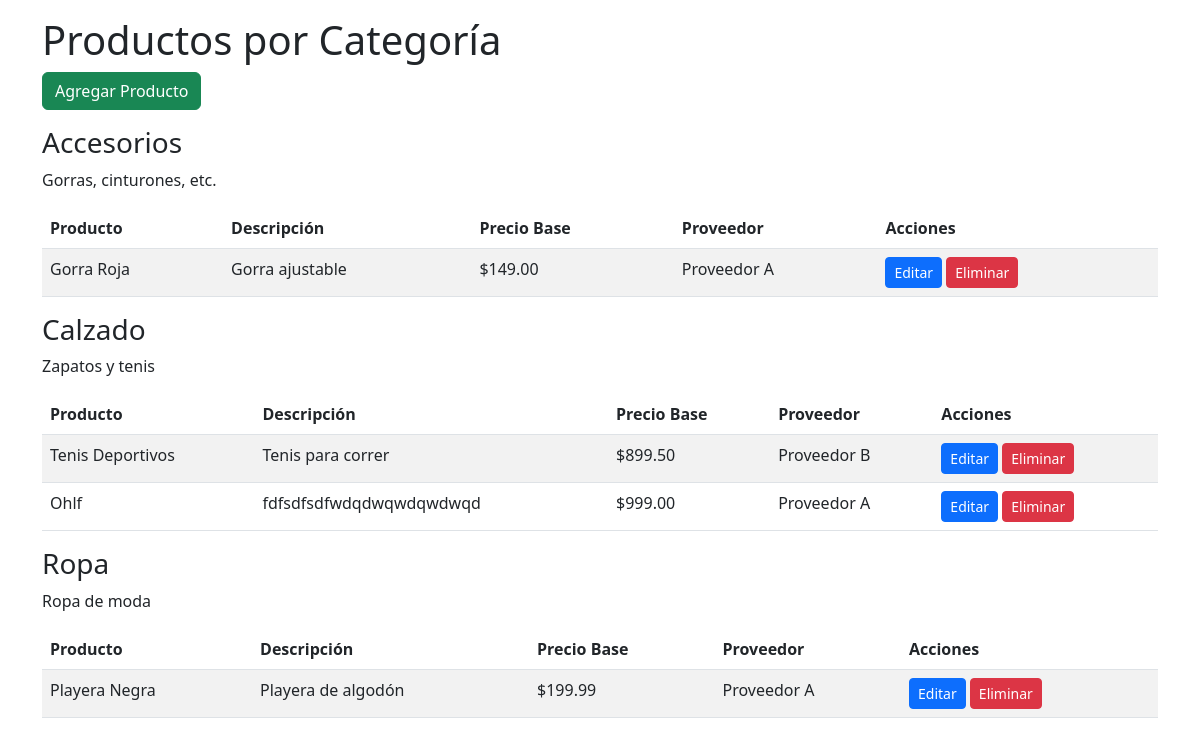
The page / on the database its author committed.
### tables this page shows
CREATE TABLE `categoria` (
  `categoria_id` int(11) NOT NULL,
  `nombre` varchar(45) DEFAULT NULL,
  `descripcion` varchar(45) DEFAULT NULL
);

CREATE TABLE `producto` (
  `producto_id` int(11) NOT NULL,
  `nombre` varchar(45) NOT NULL,
  `descripcion` varchar(45) DEFAULT NULL,
  `precio_base` decimal(10,2) NOT NULL,
  `categoria_id` int(11) DEFAULT NULL,
  `proveedor_id` int(11) NOT NULL
);

CREATE TABLE `proveedor` (
  `proveedor_id` int(11) NOT NULL,
  `nombre` varchar(45) NOT NULL,
  `contacto` varchar(45) DEFAULT NULL,
  `telefono` varchar(15) NOT NULL,
  `email` varchar(45) NOT NULL,
  `direccion` varchar(100) NOT NULL,
  `ruc` varchar(30) DEFAULT NULL
);

### index.php (the view, shortened to what this page needs)
<?php
require 'DB.php';
$categorias = $mysqli->query("SELECT * FROM categoria ORDER BY nombre");
?>
<!DOCTYPE html>
<html lang="es">
<head>
<link href="https://cdn.jsdelivr.net/npm/bootstrap@5.3.0/dist/css/bootstrap.min.css" rel="stylesheet" />
</head>
<body class="p-3">
<div class="container">
    <h1>Productos por Categoría</h1>
    <a href="agregar_producto.php" class="btn btn-success mb-3">Agregar Producto</a>
    <?php while($cat = $categorias->fetch_assoc()): ?>
        <h3><?= htmlspecialchars($cat['nombre']) ?></h3>
        <p><?= htmlspecialchars($cat['descripcion']) ?></p>
        <table class="table table-striped">
            <thead>
                <tr>
                    <th>Producto</th>
                    <th>Descripción</th>
                    <th>Precio Base</th>
                    <th>Proveedor</th>
                    <th>Acciones</th>
                </tr>
            </thead>
            <tbody>
            <?php
            $cat_id = (int)$cat['categoria_id'];
            $productos = $mysqli->query("SELECT p.*, pr.nombre as proveedor_nombre
                                         FROM producto p
                                         LEFT JOIN proveedor pr ON p.proveedor_id = pr.proveedor_id
                                         WHERE categoria_id = $cat_id");
            if ($productos->num_rows == 0) {
                echo "<tr><td colspan='5'>No hay productos en esta categoría</td></tr>";
            } else {
                while($prod = $productos->fetch_assoc()):
            ?>
                <tr>
                    <td><?= htmlspecialchars($prod['nombre']) ?></td>
                    <td><?= htmlspecialchars($prod['descripcion']) ?></td>
                    <td>$<?= number_format($prod['precio_base'], 2) ?></td>
                    <td><?= htmlspecialchars($prod['proveedor_nombre']) ?></td>
                    <td>
                        <a href="editar_producto.php?id=<?= $prod['producto_id'] ?>" class="btn btn-primary btn-sm">Editar</a>
                        <a href="eliminar                                                                                                                                                                                                               .php?id=<?= $prod['producto_id'] ?>" class="btn btn-danger btn-sm" onclick="return confirm('¿Estás seguro de eliminar este producto?')">Eliminar</a>
                    </td>
                </tr>
            <?php
                endwhile;
            }
            ?>
            </tbody>
        </table>
    <?php endwhile; ?>
</div>
</body>
</html>

### rows shown on the page
categoria: nombre "Accesorios", descripcion "Gorras, cinturones, etc."
producto: nombre "Gorra Roja", descripcion "Gorra ajustable", precio_base "149.00", proveedor.nombre "Proveedor A"
categoria: nombre "Calzado", descripcion "Zapatos y tenis"
producto: nombre "Tenis Deportivos", descripcion "Tenis para correr", precio_base "899.50", proveedor.nombre "Proveedor B"
producto: nombre "Ohlf", descripcion "fdfsdfsdfwdqdwqwdqwdwqd", precio_base "999.00", proveedor.nombre "Proveedor A"
categoria: nombre "Ropa", descripcion "Ropa de moda"
producto: nombre "Playera Negra", descripcion "Playera de algodón", precio_base "199.99", proveedor.nombre "Proveedor A"
